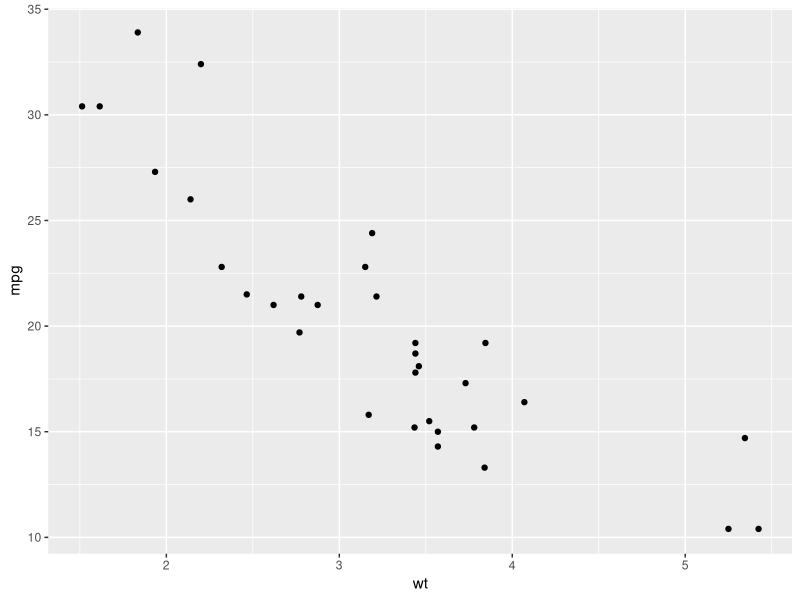
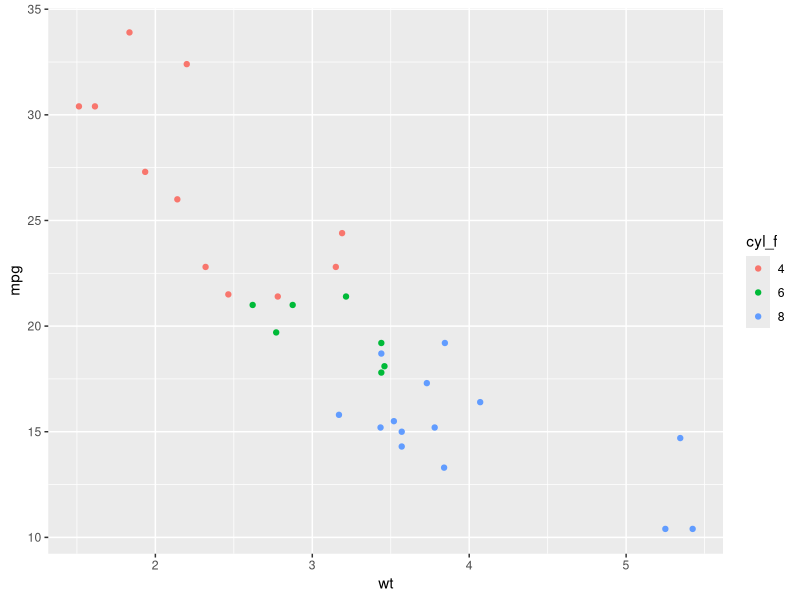
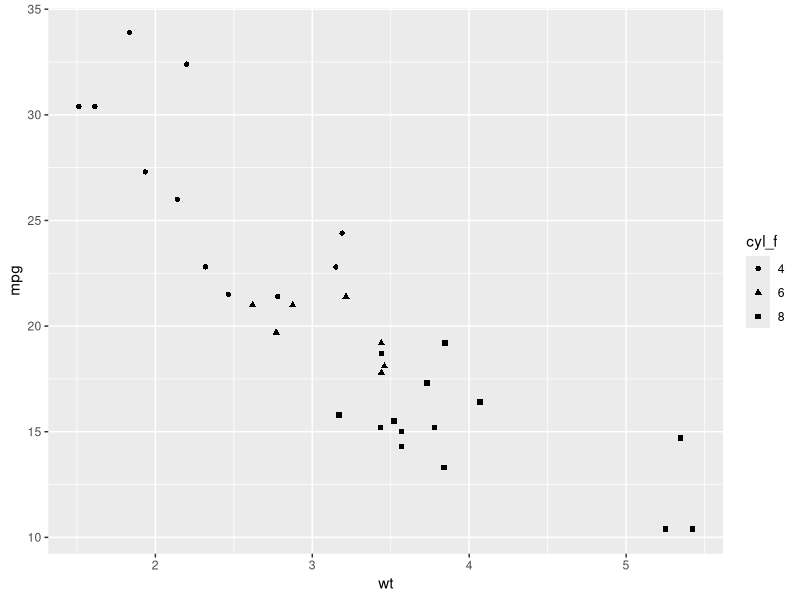
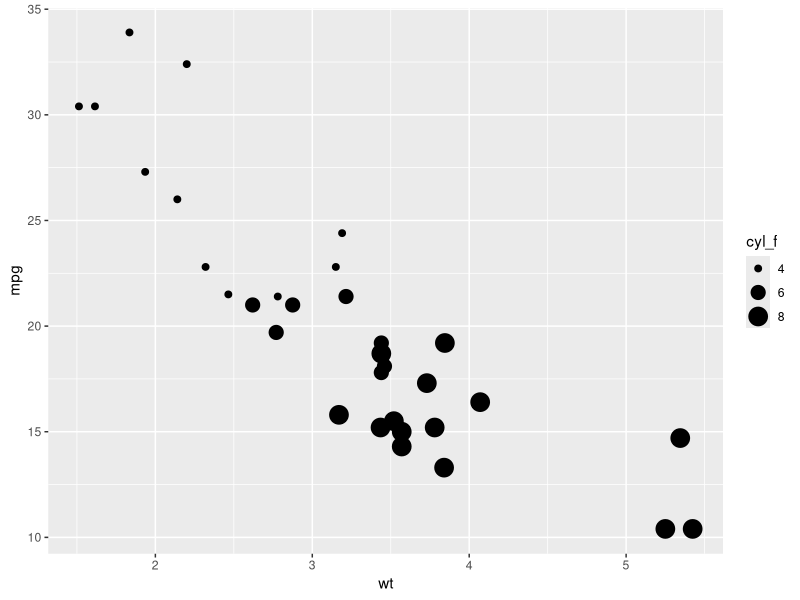
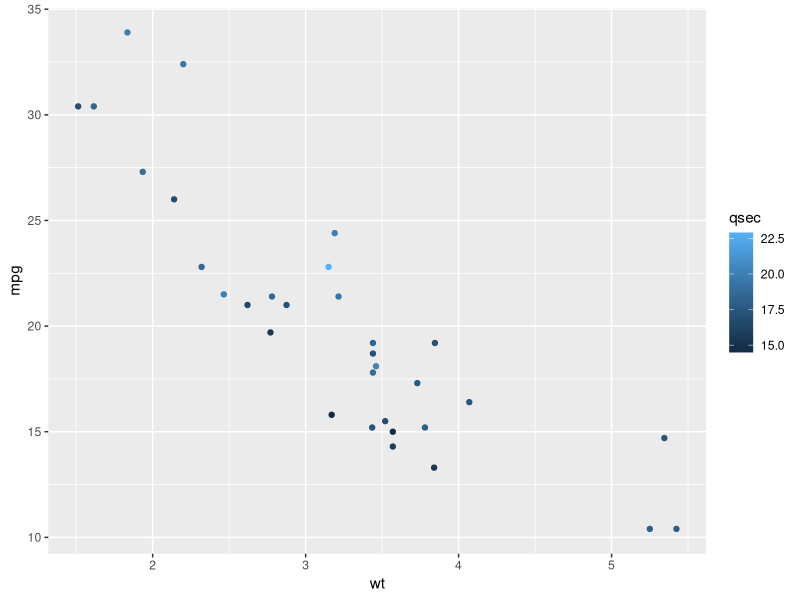
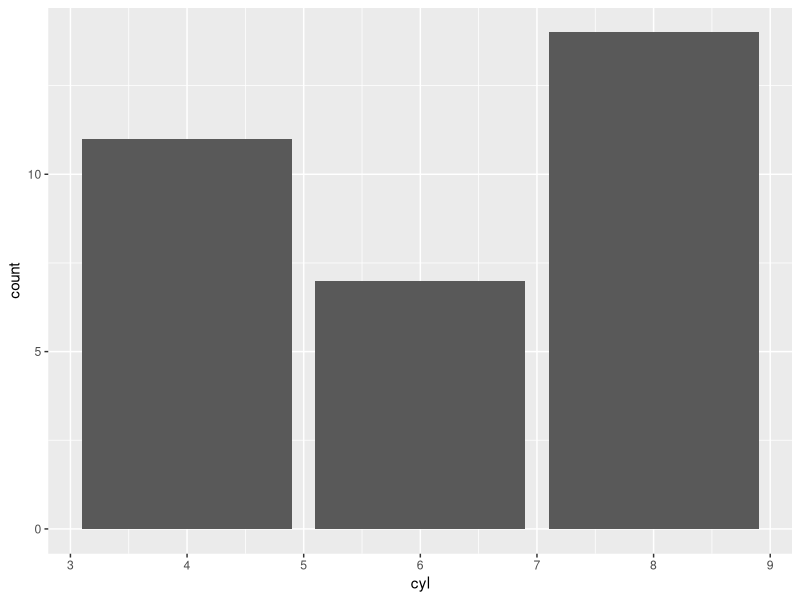
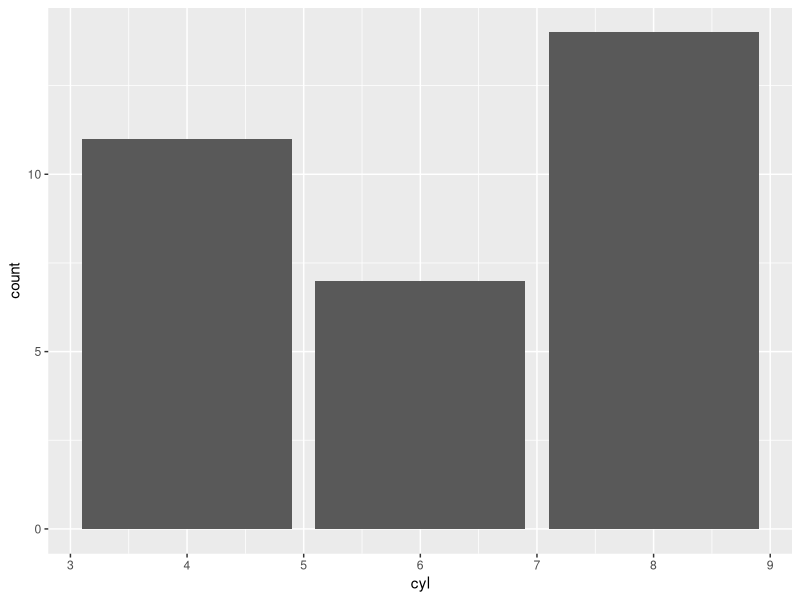
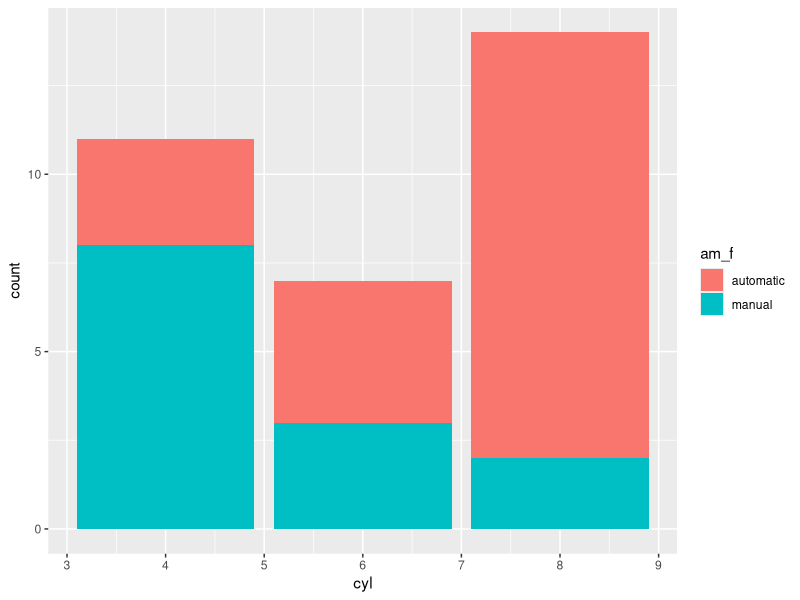

The R source for these figures, in order:
## ---- chunk 1
#knitr::opts_chunk$set(echo = TRUE, fig.width = 6, fig.height = 4)
#install.packages("prettydoc")
## ---- chunk 2
head(mtcars)
## ---- chunk 3
# Run install.packages("ggplot2") if ggplot2 is not yet installed
library(ggplot2)
ggplot(data = mtcars, mapping = aes(x = wt, y = mpg)) + 
  geom_point()
## ---- chunk 4
table(mtcars$cyl)
## ---- chunk 5
# First we check the class of cyl
class(mtcars$cyl)
# Because it is numeric, let's make cyl a factor so that we represent it as a categorical variable.
# We create a new variable in the dataframe, cyl_f, that is cyl converted to factor
mtcars$cyl_f <- factor(mtcars$cyl)

ggplot(data = mtcars, mapping = aes(x = wt, y = mpg, colour = cyl_f)) + 
  geom_point()
## ---- chunk 6

# Shape
ggplot(data = mtcars, mapping = aes(x = wt, y = mpg, shape = cyl_f)) + 
  geom_point()

# Size
ggplot(data = mtcars, mapping = aes(x = wt, y = mpg, size = cyl_f)) + 
  geom_point()
## ---- chunk 7

#Instead of categorical colours, it appears a gradient of 2 shades of blue which encompasses the whole continous range
ggplot(data = mtcars, mapping = aes(x = wt, y = mpg, colour = qsec)) + 
  geom_point()
# To shape is not possible due to the continous nature of our variable
## ---- chunk 8
ggplot(data = mtcars, mapping = aes(x = cyl)) +
  geom_bar()

# # The same as
 ggplot(data = mtcars, mapping = aes(x = cyl)) +
   geom_bar(stat = "count")
## ---- chunk 9
# Let's create the data frame
counts_by_cyl_data_frame <- as.data.frame(table(mtcars$cyl))
names(counts_by_cyl_data_frame) <- c("cyl", "number_of_cars")

#ggplot(data = counts_by_cyl_data_frame, mapping = aes(x = cyl, y = number_of_cars)) +
 # geom_col()
## ---- chunk 10
# # The same as
# ggplot(data = counts_by_cyl_data_frame, mapping = aes(x = cyl, y = number_of_cars)) +
#   geom_bar(stat = "identity")
## ---- chunk 11
# First we make am factor, and we can change the 0/1 notation for a more informative notation: automatic/manual
mtcars$am_f <- factor(mtcars$am, levels = c(0, 1), labels = c("automatic","manual"))

ggplot(data = mtcars, mapping = aes(x = cyl, fill = am_f)) +
  geom_bar()
## ---- chunk 12
ggplot(data = mtcars, mapping = aes(x = cyl, fill = am_f)) +
  geom_bar(position = "dodge")
## ---- chunk 13

# The argument is fill
ggplot(data = mtcars, mapping = aes(x = cyl, fill = am_f)) +
  geom_bar(position = "fill")
## ---- chunk 14
ggplot(data = iris, mapping = aes(x = Sepal.Width)) +
  geom_histogram(binwidth = 0.1)
## ---- chunk 15
ggplot(data = iris, mapping = aes(x = Sepal.Width, fill = Species)) +
  geom_histogram(binwidth = 0.1) 
## ---- chunk 16
ggplot(data = iris, mapping = aes(x = Sepal.Width, fill = Species)) +
  geom_histogram(binwidth = 0.1) +
  facet_grid(Species ~ .)
## ---- chunk 17
iris$Petal.Type[iris$Petal.Length >= 4 ] <- "Long"
iris$Petal.Type[iris$Petal.Length < 4 ] <- "Short"

## ---- chunk 18
ggplot(data = iris, mapping = aes(x = Sepal.Width, fill = Species)) +
  geom_histogram(binwidth = 0.1) +
  facet_grid(Species ~ .) +
  scale_fill_manual(values = c("darkorange", "darkgray", "black"))
## ---- chunk 19
# We save the common part of the plot in a variable and then we can add more components with the "+" sign
p <- ggplot(data = iris, mapping = aes(x = Sepal.Width, fill = Species)) +
  geom_histogram(binwidth = 0.1) +
  facet_grid(Species ~ .)

# Option A:
p + scale_fill_manual(values = c("darkorange", "darkgray", "black"), name = "Species name") +
  scale_x_continuous(name = "Sepal width") + 
  ggtitle("Iris sepal variation")

# Option B:
# p + scale_fill_manual(values = c("darkorange", "darkgray", "black")) +
#   labs(title = "Iris sepal variation", x = "Sepal width", fill = "Species name")
## ---- chunk 20
ggplot(data = iris, mapping = aes(x = Sepal.Width, y = Sepal.Length)) +
  geom_point() +
  theme_classic()
## ---- chunk 21
ggplot(data = iris, mapping = aes(x = Sepal.Width, y = Sepal.Length)) +
  geom_point() +
  theme_minimal() +
  labs(x = "Width", y = "Length")

#Theme minimal

## ---- chunk 22
p <- ggplot(data = iris, mapping = aes(x = Sepal.Width, y = Sepal.Length)) + geom_point()
ggsave(filename = "plot.png", plot = p, width = 6, height = 4) # in inches by default
## ---- chunk 23
#install.packages("sgvlite")

#ggsave(filename = "plot.png", plot = p, width = 6, height = 4) 
#ggsave(filename = "plot.svg", plot = p, width = 6, height = 4) 

#svg is ligther and you can do infinite zoom to its objects due to information not being stored in pixels
## ---- chunk 24

p <- ggplot(data = economics, aes(x = date, y = unemploy)) +
  geom_line(color = "steelblue", size = 1) +  # Enhanced line color and thickness
  labs(
    title = "Unemployment Over Time in the US",
    subtitle = "Monthly data from the Federal Reserve Economic Data",
    x = "Date",
    y = "Number of Unemployed (in thousands)"
  ) +
  theme_minimal(base_size = 14) +  # Cleaner theme with larger base font
  theme(
    plot.title = element_text(face = "bold", size = 16, hjust = 0.5),  # Centering the title
    plot.subtitle = element_text(size = 12, hjust = 0.5),
    axis.text.x = element_text(angle = 45, hjust = 1, size= 6)  # Tilt x-axis labels for readability
  ) +
  scale_y_continuous(labels = scales::comma)  # Add comma separators to large numbers

# Print the plot
print(p)

# Save the plot
ggsave(filename = "unemployment_plot_improved.png", plot = p, width = 8, height = 5)

